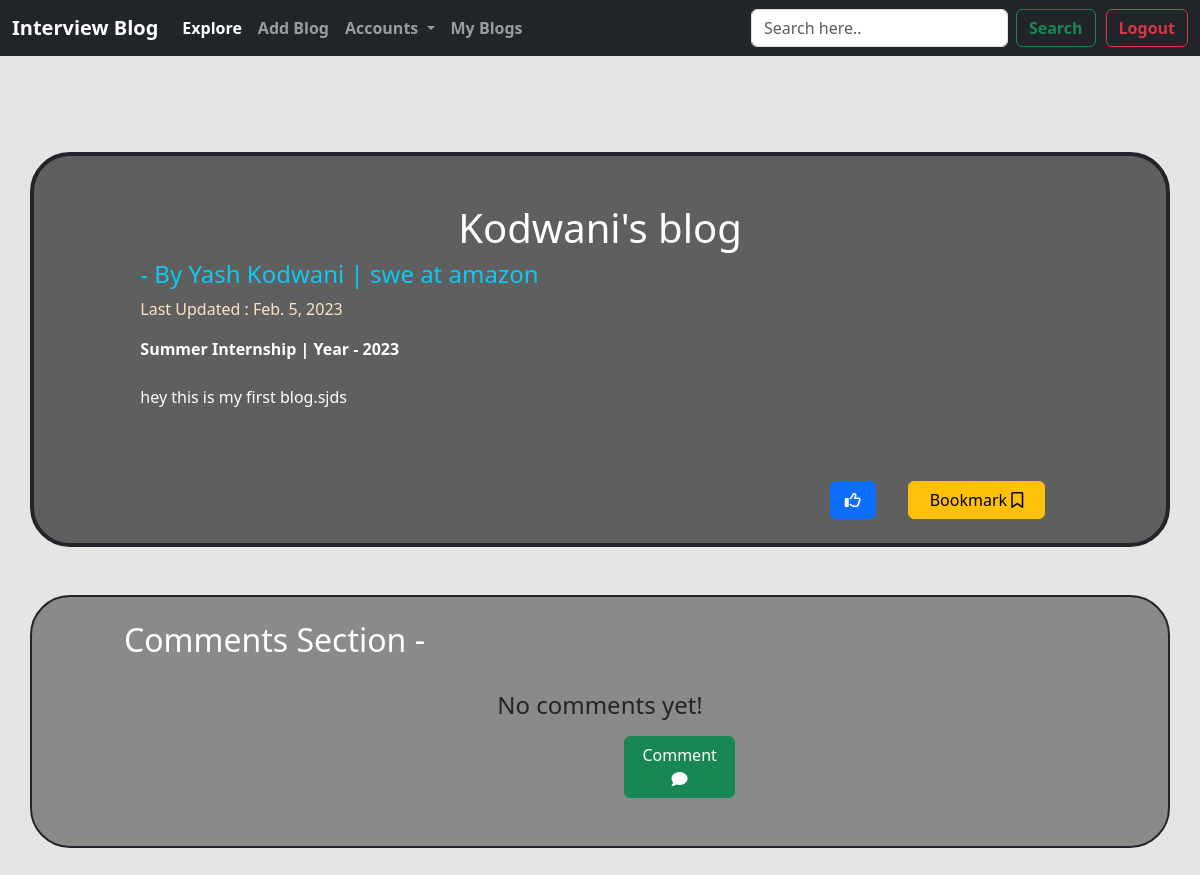
Before: /viewpost/41 (signed in) with the older database file.
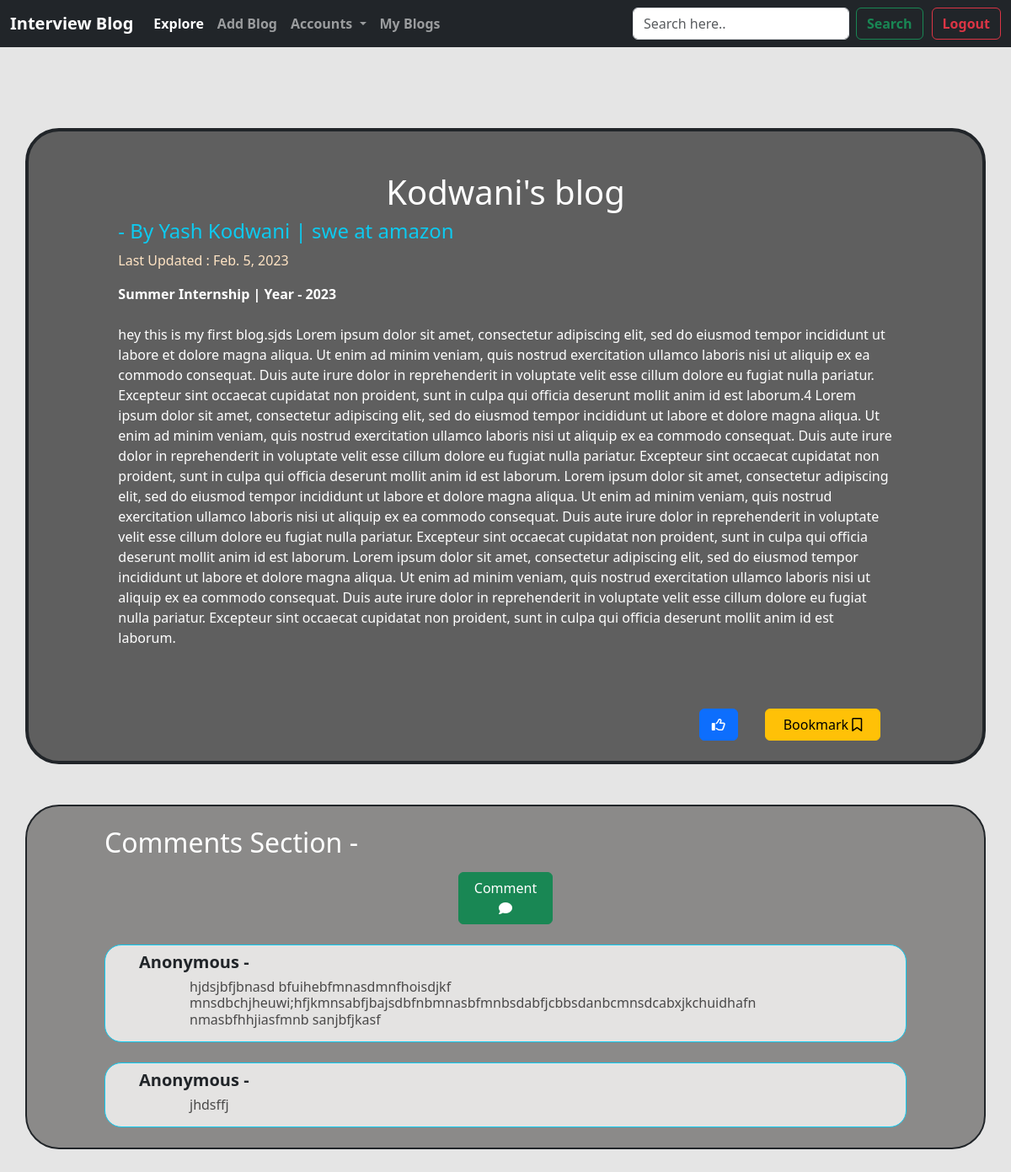
After: the same page with the newer database file.
### BlogApp/models.py (models this page shows, shortened)
class BlogPost(models.Model):
    post_id = models.AutoField(primary_key=True)
    blog_title = models.CharField(max_length=100,default="Read my first post")
    blog_content = RichTextField(blank=True, null=True)
    company_name = models.CharField(max_length=50,default="")
    CHOICES = (('Summer Internship','Summer Intership'),('Winter Internship Only','Winter Intership Only'),('Winter Internship & Job','Winter Internship & Job'),('Job Only','Job Only'))
    job_offer_type = models.CharField(max_length=100, choices=CHOICES, default="Job Only")
    job_profile = models.CharField(max_length=50,default="")
    year = models.IntegerField()
    author = models.ForeignKey(User,on_delete=models.CASCADE,blank=True,null=True)
    bookmarks = models.ManyToManyField(User, default=None, blank=True, related_name='bookmarks')
    likes = models.ManyToManyField(User, default=None, blank=True, related_name='likes')
    post_date = models.DateField(auto_now_add=True)
    def total_likes(self):
        return self.likes.count()

class Comment(models.Model):
    postcomments = models.ForeignKey(BlogPost, on_delete=models.CASCADE, related_name='postcomments', default=None)
    name = models.CharField(max_length=50, default="Anonymous")
    body = models.TextField()

### BlogApp/views.py (the view)
# urls.py: path('viewpost/<int:pid>', views.viewpost, name="viewpost"),
@login_required(login_url='/login')
def viewpost(request,pid):
    post=BlogPost.objects.get(post_id=pid)
    comments = Comment.objects.all()
    targetcomments =[]
    for i in comments:
        if i.postcomments.post_id==pid:
            targetcomments.append(i)
    liked_post = get_object_or_404(BlogPost, post_id=pid)
    total_likes = liked_post.total_likes()
    liked=False
    if liked_post.likes.filter(id=request.user.id).exists():
        liked=True
    bookmarked_post = get_object_or_404(BlogPost, post_id=pid)
    bookmarked=False
    if bookmarked_post.bookmarks.filter(id=request.user.id).exists():
        bookmarked=True
    params = {'post':post, 'targetcomments' : targetcomments, 'total_likes' : total_likes, 'liked' : liked, 'bookmarked' : bookmarked}
    return render(request,'viewpost.html',params)

### BlogApp/templates/viewpost.html (shortened to what the changed rows need)
<!doctype html>
<html lang="en">
  <head>
    <link rel="stylesheet" href="https://kit.fontawesome.com/961682fbc2.css">
    <link href="https://cdn.jsdelivr.net/npm/bootstrap@5.3.0-alpha1/dist/css/bootstrap.min.css" rel="stylesheet">
  </head>
  <body>
        <br><br><br>
          <div style="height: auto;">
        <div class="container my-4 border border-dark border-4"style="background:rgb(95, 95, 95) ;  border-radius:40px; ">
          <div class="row featurette d-flex justify-content-center align-items-center">
              <div class="col-md-10 ">
                <h1 class="featurette-heading fw-normal lh-2 mt-5 mb-2 cw text-center">{{post.blog_title}}</h1>
                <h4><span class=" text-info">- By {{post.author.first_name}} {{post.author.last_name}} | {{post.job_profile}} at {{post.company_name}}</span></h4> <p style="color: bisque;">Last Updated : {{post.post_date}}</p>
                <strong class="cw">{{post.job_offer_type}} | Year - {{post.year}}</strong>
                <br><br>
                <span class="mb-4 cw" style=" display: inline-block;">{{post.blog_content|safe}}</span>
                <br>
                <br>
                <br>
                {% if not liked %}
                <a href="/likes/{{post.post_id}}" class="btn btn-primary mb-4 " role="button" style="width: 5%; margin-left: 75%;"><i class="fa-regular fa-thumbs-up"></i></a>
                {% else %}
                <a href="/likes/{{post.post_id}}" class="btn btn-danger mb-4 " role="button" style="width: 5%; margin-left: 75%;"><i class="fa-regular fa-thumbs-down"></i></a>
                {% endif %}
                {% if not bookmarked %}
                <a href="/bookmarks/{{post.post_id}}" class=" btn btn-warning mb-4" role="button" style="width: 15%;margin-left: 3%;
                ">Bookmark&nbsp;<i class="fa-regular fa-bookmark"></i></a>
                {% else %}
                <a href="/bookmarks/{{post.post_id}}" class=" btn btn-danger mb-4" role="button" style="width: 15%;margin-left: 3%;">Remove&nbsp;<i class=" fa-regular fa-bookmark"></i></a>
                {% endif %}
                <br>
              </div>
            </div>
      </div>
      <br>
      <div class="container border border-dark border-2" style=" border-radius: 40px; background: rgb(139, 138, 137);">
        <br>
        <h2 style="margin-left: 80px; color: white;">Comments Section -</h2>
        {% if targetcomments|length > 0 %}
        <a href="/viewpost/{{post.post_id}}/addcomment" class=" btn btn-success mt-2" role="button" style="width: 10%; margin-left: 45%;">Comment <i class="fa-solid fa-comment"></i></a>
        <br><br>
          {% for i in targetcomments %}
          <div class="border border-info" style="margin-left:80px; margin-right:80px; background: rgb(228, 227, 226); border-radius: 20px;">
            <h5 style="font-weight: bold; margin-left: 40px; " class="mt-2 text-dark">{{i.name}} - </h5>
            <h6 style="margin-left: 100px; margin-right: 80px; color: rgb(74, 73, 73);" class="mb-3">{{i.body}}</h6>
          </div>
          <br>
            {% endfor %}
          {% else %}
        <span><br><h4 class="text-center">No comments yet!</h4><a href="/viewpost/{{post.post_id}}/addcomment" class=" btn btn-success mt-2 mb-5" role="button" style="width: 10%; margin-left: 580px;">Comment <i class="fa-solid fa-comment"></i></a></span>
        {% endif %}
      </div>
      <br><br>
    </div>
  </body>
</html>

Changed rows visible on the page:
changed BlogPost "Kodwani's blog": blog_content "hey this is my first blog.sjds" → "hey this is my first blog.sjds Lorem ipsum dolor sit amet, consectetur adipiscing elit, sed do eiusmod tempor incididunt ut labore et dolore magna aliqua. Ut enim ad minim veniam, quis nostrud exercitation ullamco laboris nisi ut aliquip ex ea commodo consequat. Duis aute irure dolor in reprehenderit in voluptate velit esse cillum dolore eu fugiat nulla pariatur. Excepteur sint occaecat cupidatat non proident, sunt in culpa qui officia deserunt mollit anim id est laborum.4 Lorem ipsum dolor sit amet, consectetur adipiscing elit, sed do eiusmod tempor incididunt ut labore et dolore magna aliqua. Ut enim ad minim veniam, quis nostrud exercitation ullamco laboris nisi ut aliquip ex ea commodo…"
added Comment: name "Anonymous", body "hjdsjbfjbnasd bfuihebfmnasdmnfhoisdjkf mnsdbchjheuwi;hfjkmnsabfjbajsdbfnbmnasbfmnbsdabfjcbbsdanbcmnsdcabxjkchuidhafn nmasbfhhjiasfmnb sanjbfjkasf"
added Comment: name "Anonymous", body "jhdsffj"
Other visible differences:
text no longer shown: "No comments yet!"
